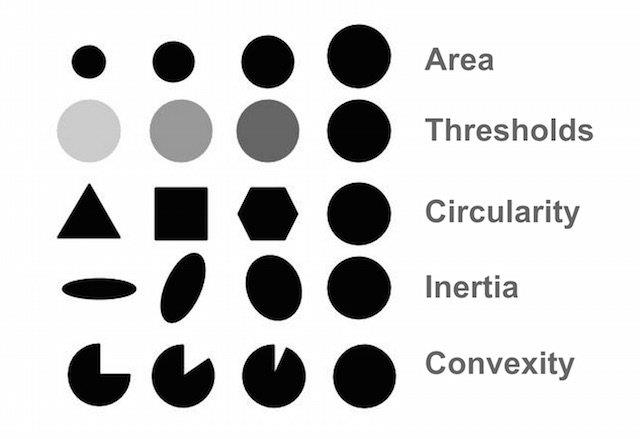
#> input picture BlobTest.jpg, 640 x 439 px, given in place of the camera
$ python cv.py   (older library calls are emulated)
#> lines starting #> are read from the running program, lines starting #| are printed output that depends on the picture; after the words box and inside, x2 and y2 are one past the last pixel; in counts of white or black regions, pixels touching at a corner belong together
# Standard imports
import cv2
import numpy as np;

# Read image
cam = cv2.VideoCapture(0)

while(1):
	ret, frame = cam.read()
#> frame is the input picture: shape (439, 640, 3); min 0, max 255, mean 210

	if not ret:
		break

	canvas = frame.copy()


	lower = (0,10,10)
	upper = (50,150,150)
	mask = cv2.inRange(frame, lower, upper)
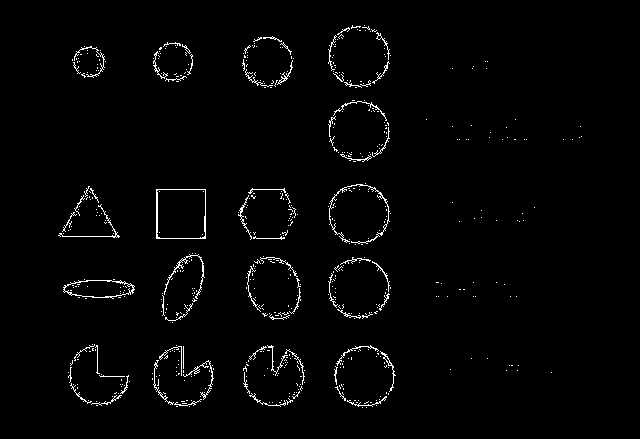
#> mask: shape (439, 640); 1.9% white in thin lines or dots, all inside (x1, y1, x2, y2) = (58, 25, 582, 408)
	try:
		# NB: using _ as the variable name for two of the outputs, as they're not used
		_, contours, _ = cv2.findContours(mask, cv2.RETR_EXTERNAL, cv2.CHAIN_APPROX_NONE)
#> contours = 574 contours, 559 with area under 20; largest, box (x1, y1, x2, y2) and area: (156, 189, 206, 239) 2401, (63, 280, 135, 299) 948, (329, 184, 390, 244) 80, (164, 254, 205, 299) 66, (183, 360, 214, 400) 50
		blob = max(contours, key=lambda el: cv2.contourArea(el))
#> blob = contour of 196 points, box (x1, y1, x2, y2) (156, 189, 206, 239), area 2401
		M = cv2.moments(blob)
#> M = moments, m00 2401, centre m10/m00, m01/m00 = (180.5, 213.5)
		center = (int(M["m10"] / M["m00"]), int(M["m01"] / M["m00"]))
#> center = (180, 213)

		cv2.circle(canvas, center, 2, (0,0,255), -1)
#> canvas: shape (439, 640, 3); under 0.01% of pixels changed, all inside (x1, y1, x2, y2) = (178, 211, 183, 216)

	except (ValueError, ZeroDivisionError):
		pass

	cv2.imshow('frame',frame)
	cv2.imshow('mask',mask)

	if cv2.waitKey(1) & 0xFF == ord('q'):
#> (key q is pressed here)
		break
cam.release()
cv2.destroyAllWindows()
